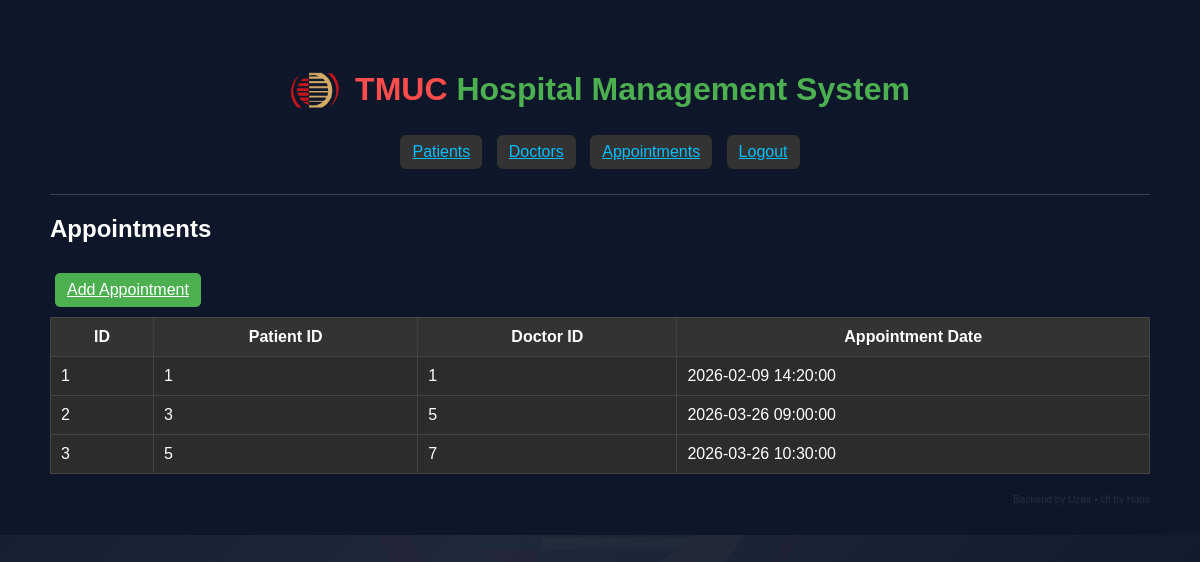
The app's page /appointments (signed in) with its own data.
### app/models/appointment.py (models this page shows, shortened)
class Appointment(db.Model):
    __tablename__ = "appointments"
    id = db.Column(db.Integer, primary_key=True)
    patient_id = db.Column(db.Integer, db.ForeignKey("patients.id"), nullable=False)
    doctor_id = db.Column(db.Integer, db.ForeignKey("doctors.id"), nullable=False)
    appointment_date = db.Column(db.DateTime, default=datetime.utcnow, nullable=False)
    status = db.Column(db.String(20), default="Scheduled")
    patient = db.relationship("Patient", backref=db.backref("appointments", lazy=True))
    doctor = db.relationship("Doctor", backref=db.backref("appointments", lazy=True))

### app/routes/main_routes.py (the view)
@main.route("/appointments")
@login_required
def view_appointments():
    appointments = Appointment.query.all()
    return render_template("appointments.html", appointments=appointments)

### app/__init__.py (called while the page is built)
def create_app():
    app = Flask(__name__)
    app.config.from_object("config.Config")
    db.init_app(app)
    migrate.init_app(app, db)
    login_manager.init_app(app)
    login_manager.login_view = "auth.login"
    from app.models.user import User
    @login_manager.user_loader
    def load_user(user_id):
        return User.query.get(int(user_id))
    from app.routes.auth_routes import auth
    from app.routes.main_routes import main
    app.register_blueprint(auth)
    app.register_blueprint(main)
    return app

### app/templates/appointments.html
{% extends "base.html" %}
{% block content %}
<h2>Appointments</h2>
<a href="{{ url_for('main.add_appointment') }}" class="btn">Add Appointment</a>
{% if appointments %}
<table>
    <thead>
        <tr>
            <th>ID</th>
            <th>Patient ID</th>
            <th>Doctor ID</th>
            <th>Appointment Date</th>
        </tr>
    </thead>
    <tbody>
        {% for appointment in appointments %}
        <tr>
            <td>{{ appointment.id }}</td>
            <td>{{ appointment.patient_id }}</td>
            <td>{{ appointment.doctor_id }}</td>
            <td>{{ appointment.appointment_date }}</td>
        </tr>
        {% endfor %}
    </tbody>
</table>
{% else %}
<p>No appointments found.</p>
{% endif %}
{% endblock %}

### app/static/style.css (style rules this page uses)
body { font-family: Arial; margin: 0; color: white; overflow-x: hidden; background: transparent; }
table { width: 100%; border-collapse: collapse; background: #2c2c2c; }
th, td { border: 1px solid #444; padding: 10px; }
th { background: #333; }
.btn { display: inline-block; background: #4CAF50; padding: 8px 12px; border-radius: 5px; color: white; margin: 10px 5px; }
html, body { background: #0f172a; }

### records on screen
Appointment: id "1", patient_id "1", doctor_id "1", appointment_date "2026-02-09 14:20:00"
Appointment: id "2", patient_id "3", doctor_id "5", appointment_date "2026-03-26 09:00:00"
Appointment: id "3", patient_id "5", doctor_id "7", appointment_date "2026-03-26 10:30:00"
